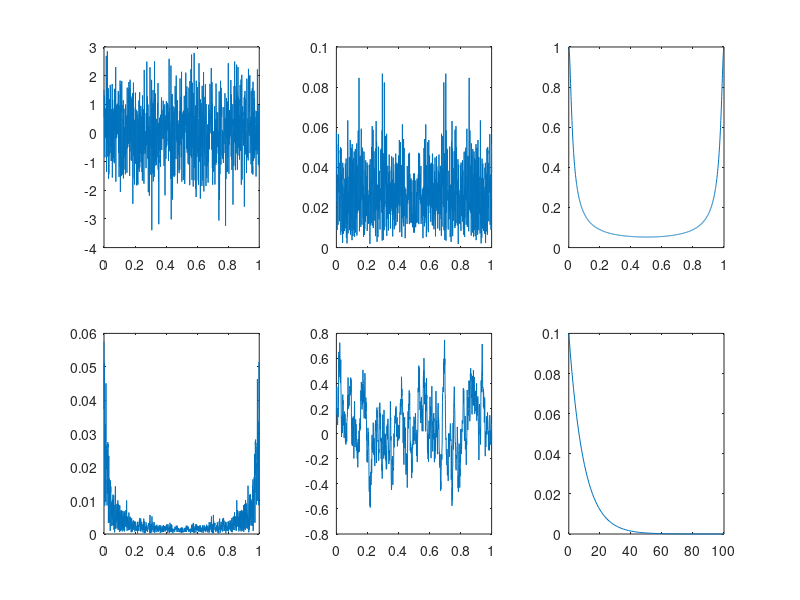
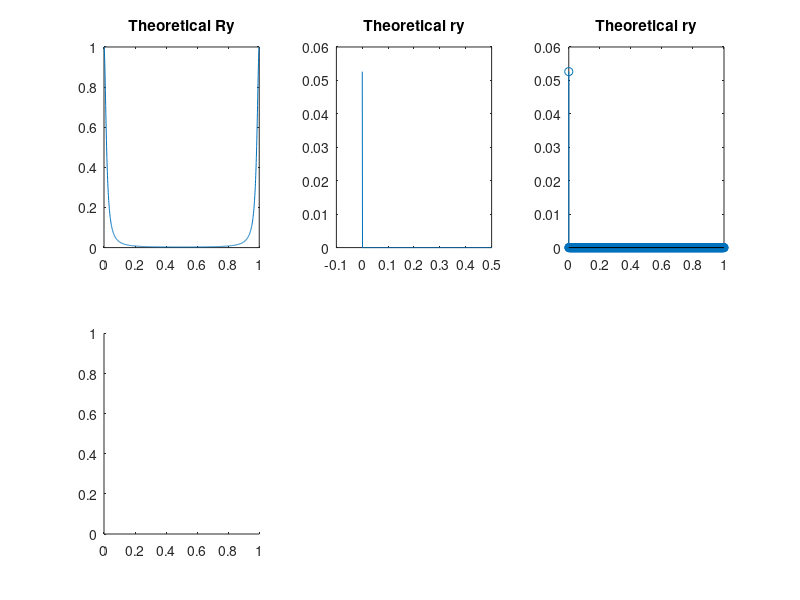

The MATLAB script that drew these images, in order: (Note: this script raises an error after producing the figures.)
Ts = 1;
N = 2^10;
dt = Ts/N;
fs = 1/dt;
x=randn(N,1).';

t = linspace(0,Ts,N);
n = linspace(0,100,100);
f = linspace(0,Ts,N);
w = linspace(0,1,N);
a = 0.9;

h1 = (1-a).*a.^n;
H1 = (1-a)./(1-a*exp(-1i*2*pi*w));
X = (1/N)*fft(x);
Y = H1.*X;
y = filter(h1,1,x); %ifft(Y,'symmetric');

subplot(231)
plot(t,x); %plot av bruset
subplot(232)
plot(f,abs(X))
subplot(233)
plot(w,abs(H1))
subplot(234)
plot(f,abs(Y))
subplot(235)
plot(t,y)
subplot(236)
plot(n,h1)
%%
Rx = 1;
Ryt1 = Rx*abs((1-a)./(1-a*exp(-1i*2*pi*w))).^2;
ryt1 = zeros(1,N);
ryt1(1) = (1-a)^2/(1-a^2);

figure(2);

subplot(231)
plot(w,Ryt1); title('Theoretical Ry');
subplot(232)
plot(t,ryt1); xlim([-0.1 0.5]); title('Theoretical ry');
subplot(233)
stem(t,ryt1); title('Theoretical ry');
subplot(234);
ryp = EstimateACF(y, t, 'BmanT');
plot(t,ryp); xlim([-0.1 0.5]); title('Estimated ry BmanT');
subplot(235);
plot(t,ryp); xlim([-0.1 0.5]); title('Estimated ry BmanT');

ryp2 = EstimateACF(y, t, 'Blett');
subplot(236);
plot(t,ryp2); xlim([-0.1 0.5]); title('Estimated ry Blett');

Ryp = Periodogram(y);
%%
figure(3);
subplot(221)
plot(w,Ryt1); title('Theoretical Ry');
subplot(222);
ryp2 = periodogram(y); %matlabs own periodogram.
plot(linspace(0,length(ryp2),length(ryp2)),ryp2); title('Matlab Rypred.')
subplot(223);
plot(w,Ryp);title('Predicted Ry with Periodogram');
hold on;
plot(w,Ryt1,'red');
subplot(224)
ryp3 = PeriodFourier(x);
plot(w,ryp3);

%RypAv = PerAv(y,2^10);
%plot(w,RypAv)

